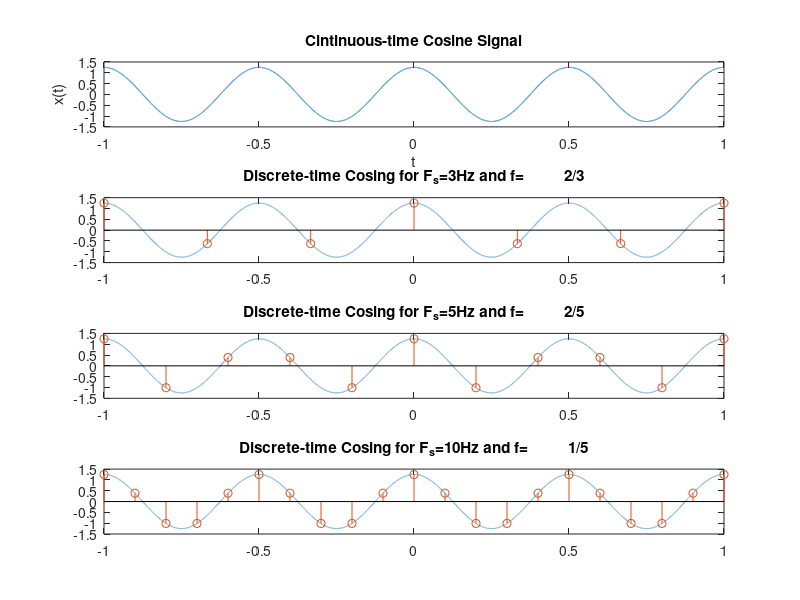

This chart was generated by the following MATLAB code:
% This MatLab script demonstrate the impact of the Sampling Frequency F_s
% when generating the discrete version of a continuous-time cosine signal

close all
clear all
clc

t = -1:0.0001:1; % Define the time window from -2 to +2 withe the step size of 0.0001
F = 2; % Frequncy of the continuous-time signal in Hz
A = 1.25; % Amplitude of the continuous-time signal
Cosine_wave = A*cos(2*pi*F*t); % generate a continuous-time signal
subplot(4,1,1)
plot(t,Cosine_wave)
title('Cintinuous-time Cosine Signal');
xlabel('t'); ylabel('x(t)');
F_s = [3, 5, 10]; % Select three different sampling freqncies 
for index = 1:length(F_s)
    f = F/F_s(index); % Evaluate normalized frequncy
    t_new = -1:1/F_s(index):1; % t values where the samples are picked n*T_s
    discrete_cosign = A*cos(2*pi*F*t_new);
    subplot(4,1,index+1)
    plot(t,Cosine_wave,'-.');
    hold on;
    stem(t_new,discrete_cosign);
    title(['Discrete-time Cosing for F_s=',num2str(F_s(index)),'Hz and f=', num2str(rats(f))]);
end